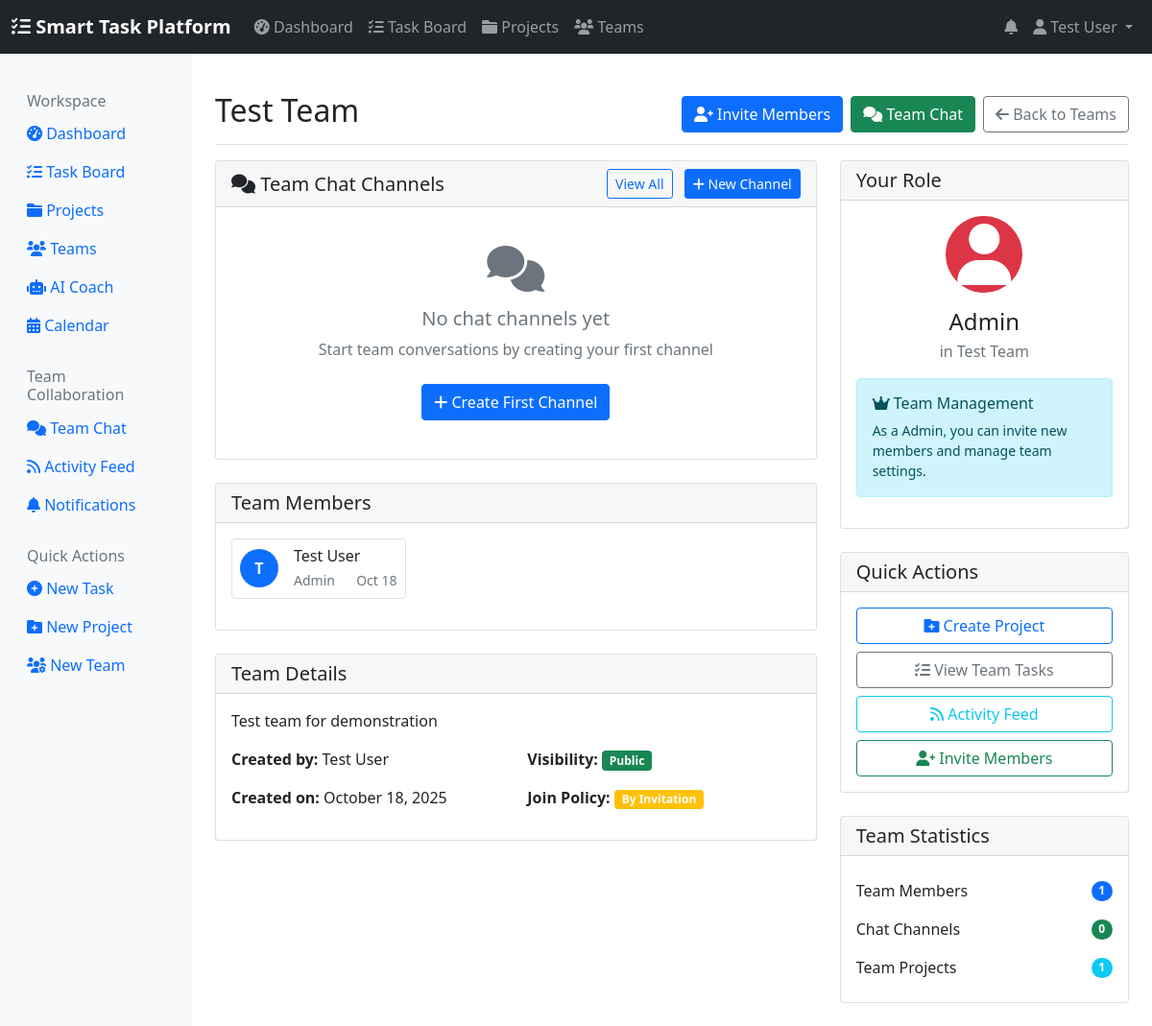
The page /users/teams/3/ (signed in) on the database as committed earlier.
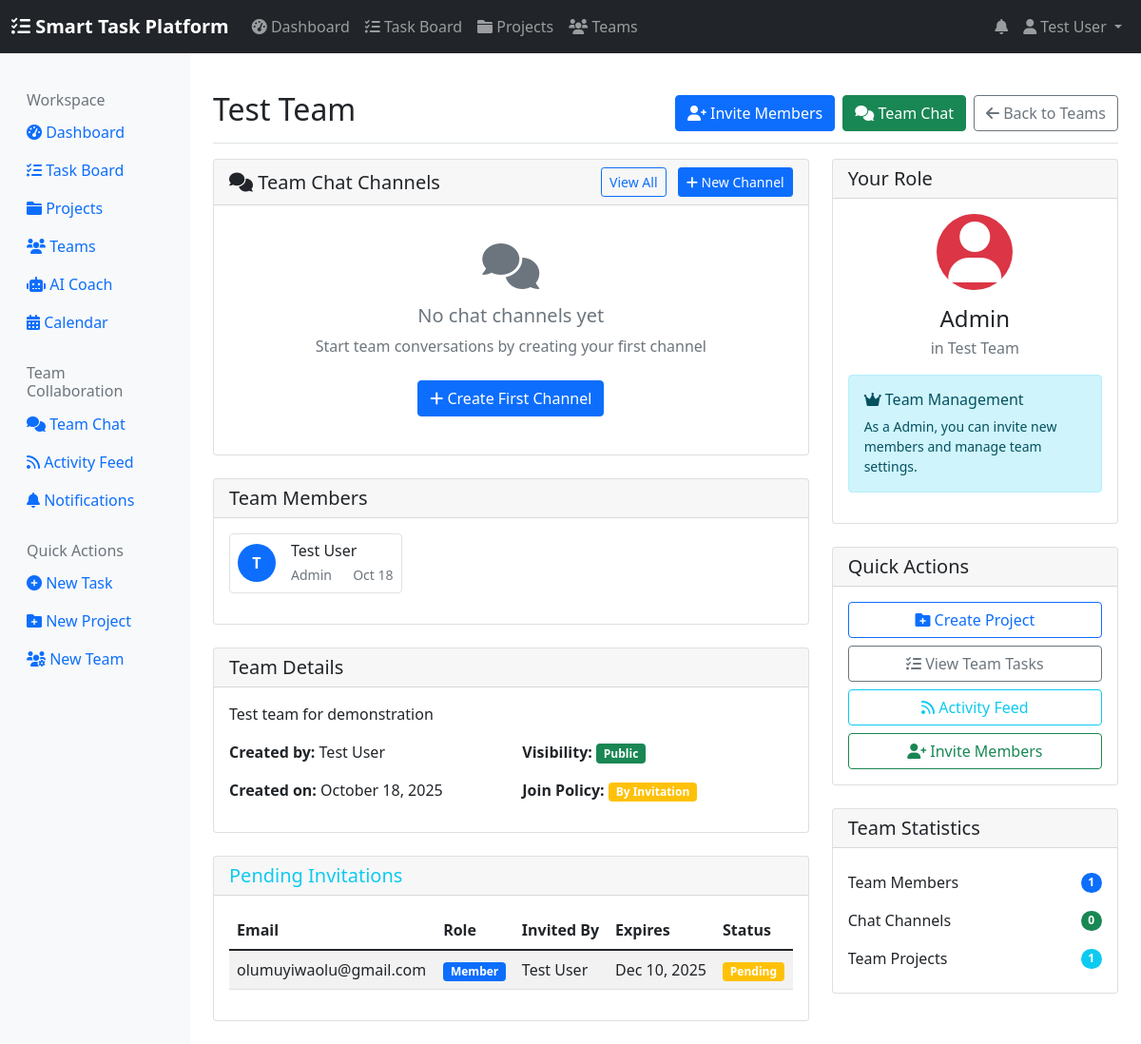
The same page on the database as committed later.
### users/models.py (models this page shows, shortened)
class TeamMembership(models.Model):
    ROLE_CHOICES = [
        ('admin', 'Admin'),
        ('manager', 'Manager'),
        ('member', 'Member'),
        ('viewer', 'Viewer'),
    ]
    user = models.ForeignKey(CustomUser, on_delete=models.CASCADE)
    team = models.ForeignKey(Team, on_delete=models.CASCADE)
    role = models.CharField(max_length=20, choices=ROLE_CHOICES, default='member')
    joined_at = models.DateTimeField(auto_now_add=True)
    is_active = models.BooleanField(default=True)
    class Meta:
        unique_together = ['user', 'team']

class CustomUser(AbstractUser):
    bio = models.TextField(max_length=500, blank=True)
    phone_number = models.CharField(max_length=15, blank=True)
    job_title = models.CharField(max_length=100, blank=True)
    department = models.CharField(max_length=100, blank=True)
    timezone = TimeZoneField(default='UTC')
    country = CountryField(blank=True)
    avatar = models.ImageField(upload_to='avatars/', blank=True, null=True)
    email_notifications = models.BooleanField(default=True)
    desktop_notifications = models.BooleanField(default=True)
    daily_digest = models.BooleanField(default=True)
    workday_start = models.TimeField(default='09:00')
    workday_end = models.TimeField(default='17:00')
    working_days = models.CharField(
        max_length=13,
        default='monday,tuesday,wednesday,thursday,friday',
        help_text="Comma-separated list of working days"
    )
    ai_task_suggestions = models.BooleanField(default=True)
    ai_time_optimization = models.BooleanField(default=True)

class Invitation(models.Model):
    STATUS_CHOICES = [
        ('pending', 'Pending'),
        ('accepted', 'Accepted'),
        ('declined', 'Declined'),
        ('expired', 'Expired'),
    ]
    email = models.EmailField()
    team = models.ForeignKey(Team, on_delete=models.CASCADE)
    invited_by = models.ForeignKey(CustomUser, on_delete=models.CASCADE, related_name='sent_invitations')
    token = models.CharField(max_length=100, unique=True)
    role = models.CharField(max_length=20, choices=TeamMembership.ROLE_CHOICES, default='member')
    status = models.CharField(max_length=20, choices=STATUS_CHOICES, default='pending')
    created_at = models.DateTimeField(auto_now_add=True)
    expires_at = models.DateTimeField()

### users/views.py (the view)
# urls.py: path('teams/<int:team_id>/', views.team_detail, name='team_detail'),
@login_required
def team_detail(request, team_id):
    team = get_object_or_404(Team, id=team_id)
    membership = get_object_or_404(TeamMembership, team=team, user=request.user)
    members = TeamMembership.objects.filter(team=team).select_related('user')
    pending_invitations = Invitation.objects.filter(team=team, status='pending')
    return render(request, 'users/team_detail.html', {
        'team': team,
        'membership': membership,
        'members': members,
        'pending_invitations': pending_invitations,
    })

### tasks/templatetags/task_extras.py (called while the page is built)
@register.simple_tag
def get_team_projects(team):
    return Project.objects.filter(team=team, is_active=True)

### templates/users/team_detail.html (shortened to what the changed rows need)
{% extends 'base.html' %}
{% block content %}
<div class="d-flex justify-content-between flex-wrap flex-md-nowrap align-items-center pt-3 pb-2 mb-3 border-bottom">
    <h1 class="h2">{{ team.name }}</h1>
</div>
<div class="row">
    <div class="col-md-8">
                {% load team_chat_tags %}
                {% get_team_channels team as team_channels %}
        <div class="card mb-4">
            <div class="card-body">
                <div class="row">
                    {% for member in members %}
                    <div class="col-md-6 col-lg-4 mb-3">
                        <div class="d-flex align-items-center p-2 border rounded">
                            <div class="avatar-sm bg-primary text-white rounded-circle d-flex align-items-center justify-content-center me-3">
                                {{ member.user.get_full_name|default:member.user.username|slice:":1"|upper }}
                            </div>
                            <div class="flex-grow-1">
                                <h6 class="mb-1">{{ member.user.get_full_name|default:member.user.username }}</h6>
                                <div class="d-flex justify-content-between align-items-center">
                                    <small class="text-muted">{{ member.get_role_display }}</small>
                                    <small class="text-muted">{{ member.joined_at|date:"M d" }}</small>
                                </div>
                            </div>
                        </div>
                    </div>
                    {% endfor %}
                </div>
            </div>
        </div>
        {% if pending_invitations %}
        <div class="card mt-4">
            <div class="card-header">
                <h5 class="mb-0 text-info">Pending Invitations</h5>
            </div>
            <div class="card-body">
                <div class="table-responsive">
                    <table class="table table-striped">
                        <thead>
                            <tr>
                                <th>Email</th>
                                <th>Role</th>
                                <th>Invited By</th>
                                <th>Expires</th>
                                <th>Status</th>
                            </tr>
                        </thead>
                        <tbody>
                            {% for invitation in pending_invitations %}
                            <tr>
                                <td>{{ invitation.email }}</td>
                                <td>
                                    <span class="badge bg-{% if invitation.role == 'admin' %}danger{% elif invitation.role == 'manager' %}warning{% else %}primary{% endif %}">
                                        {{ invitation.get_role_display }}
                                    </span>
                                </td>
                                <td>{{ invitation.invited_by.get_full_name|default:invitation.invited_by.username }}</td>
                                <td>{{ invitation.expires_at|date:"M d, Y" }}</td>
                                <td>
                                    <span class="badge bg-warning">{{ invitation.get_status_display }}</span>
                                </td>
                            </tr>
                            {% endfor %}
                        </tbody>
                    </table>
                </div>
            </div>
        </div>
        {% endif %}
    </div>
    <div class="col-md-4">
        <div class="card mb-4">
            <div class="card-body">
                <div class="text-center mb-3">
                    <div class="avatar-lg bg-{% if membership.role == 'admin' %}danger{% elif membership.role == 'manager' %}warning{% else %}primary{% endif %} text-white rounded-circle d-flex align-items-center justify-content-center mx-auto mb-3" style="width: 80px; height: 80px;">
                        <i class="fas fa-user fa-2x"></i>
                    </div>
                    <h4 class="mb-1">{{ membership.get_role_display }}</h4>
                    <p class="text-muted">in {{ team.name }}</p>
                </div>
                {% if membership.role in 'admin,manager' %}
                <div class="alert alert-info">
                    <h6><i class="fas fa-crown"></i> Team Management</h6>
                    <p class="small mb-0">As a {{ membership.get_role_display }}, you can invite new members{% if membership.role == 'admin' %} and manage team settings{% endif %}.</p>
                </div>
                {% endif %}
            </div>
        </div>
                            {% load team_chat_tags %}
                            {% get_team_channels team as channels %}
                            {% load task_extras %}
                            {% get_team_projects team as projects %}
    </div>
</div>
{% endblock %}

Rows that differ between the two databases and show on the page:
added Invitation: email "olumuyiwaolu@gmail.com", role "Member", invited_by.get_full_name "Test User", expires_at "Dec 10, 2025", status "Pending"
Other text that changed with them:
text now shown: "Pending Invitations Email Role Invited By Expires Status"
